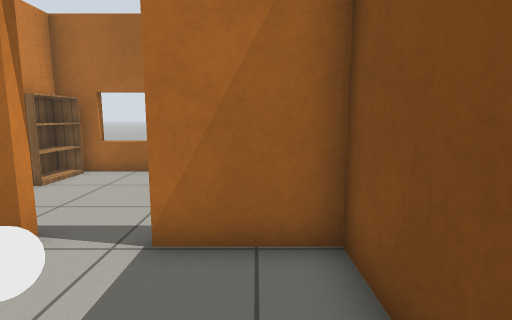
view 1 (above)

16 first-person views from a walk through a world built for the Gazebo simulator. The camera is 0.9 m above the floor, tilts 8° down and sees 80° across. The floor is counted in squares, 0.5 m on a side. Each view is taken from the middle of a square. On the plan, view 1 faces up. The plan holds only what a view shows up to about 16 squares ahead; the rest is blank. Robots are left out. Simple patterns stand in for the simulator's built-in surfaces.

view 2
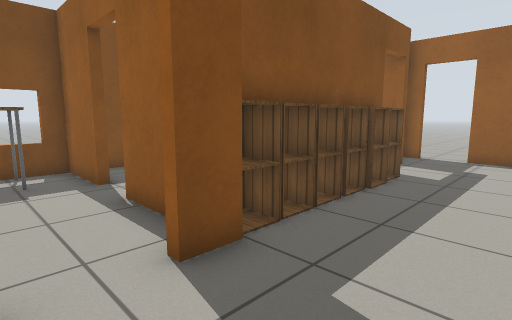

view 3
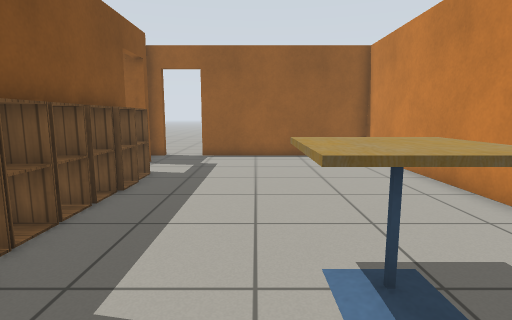

view 4
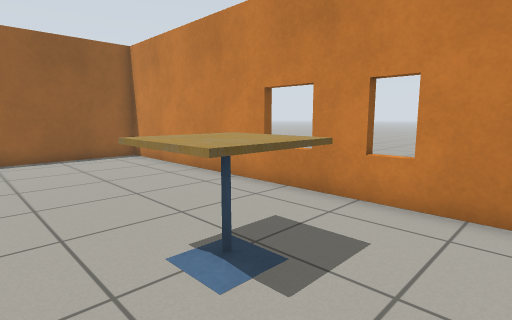

view 5
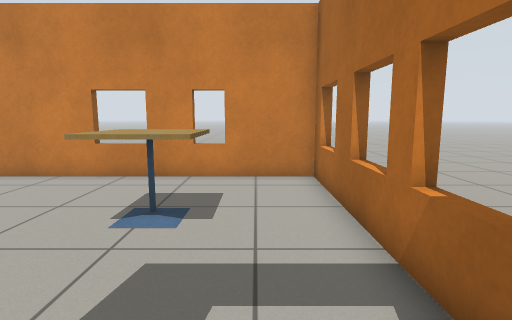

view 6
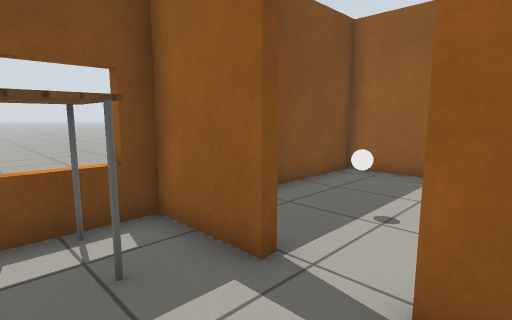

view 7
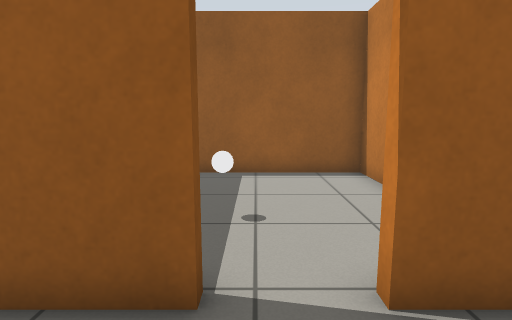

view 8
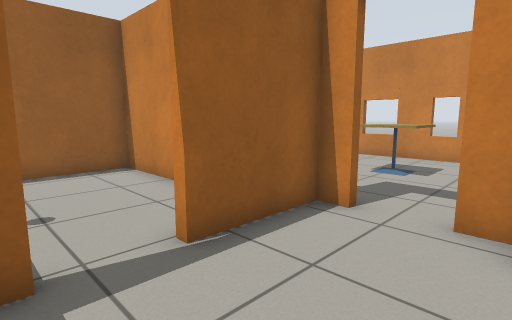

view 9
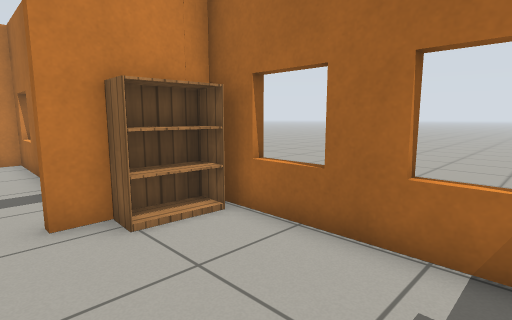

view 10
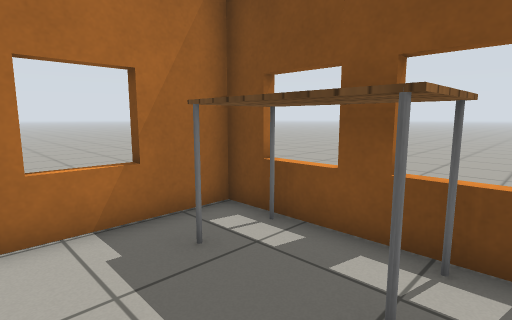

view 11
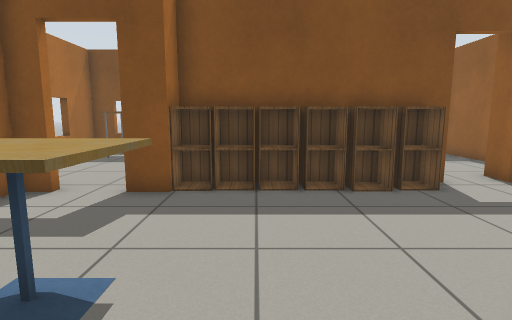

view 12
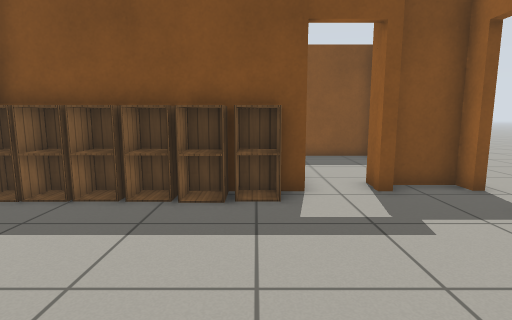

view 13
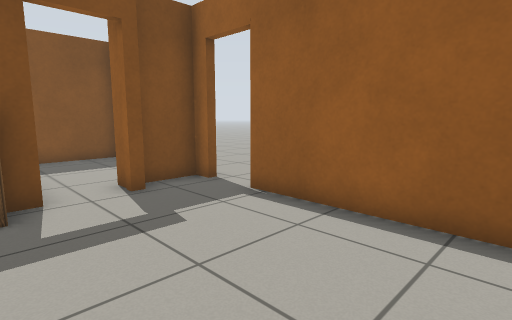

view 14
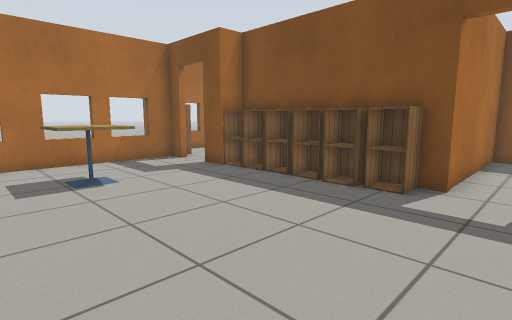

view 15
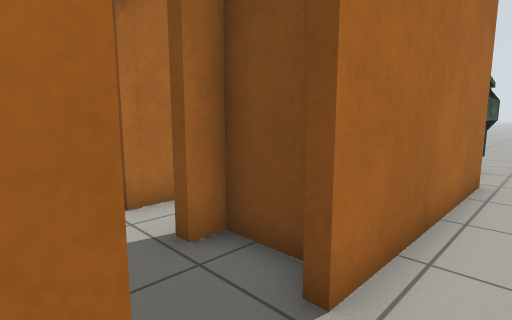

view 16
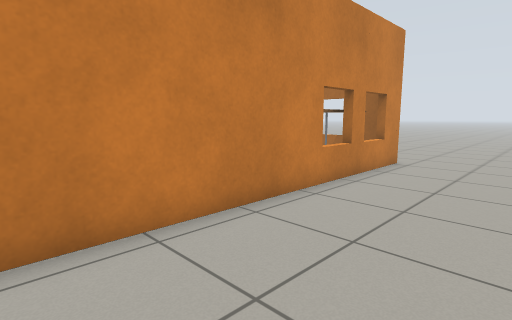

### Floor plan
Ten units are one square. View 1 is at (0, 0); x grows to the right and y downward. Boxes are objects, and circles mark ways between rooms. Rooms are numbered by the first view taken in them; rooms with no view inside come last. Other rooms are left out.
<svg viewBox="-165 -120 230 215">
<path fill="none" stroke="#000" d="M-54 14 -54 28 12 28 12 -41 -15 -41M-57 32 -57 24M-68 -40 -68 -51M-31 -41 -36 -41M-68 -69 -68 -78 -152 -78 -152 73 -74 73M-57 73 -50 73 -50 53 -57 53 -57 50M-15 -44 12 -44 12 -101 -65 -101 -65 -69M-65 -51 -65 -44 -32 -44M-74 76 -80 76M15 -105 15 17M-18 73 12 73 12 32 -57 32"/>
<rect x="-125" y="-55" width="20" height="30" fill="#bbb"><title>cafe table</title></rect>
<rect x="-65" y="15" width="10" height="10" fill="#bbb"><title>cabinet</title></rect>
<rect x="-65" y="5" width="10" height="10" fill="#bbb"><title>cabinet</title></rect>
<rect x="-65" y="-15" width="10" height="20" fill="#bbb"><title>cabinet</title></rect>
<rect x="-65" y="-25" width="10" height="10" fill="#bbb"><title>cabinet</title></rect>
<rect x="-65" y="-35" width="10" height="10" fill="#bbb"><title>cabinet</title></rect>
<rect x="-15" y="-25" width="10" height="10" fill="#bbb"><title>white ball</title></rect>
<rect x="-65" y="-45" width="10" height="10" fill="#bbb"><title>cabinet</title></rect>
<rect x="-65" y="-95" width="10" height="20" fill="#bbb"><title>bookshelf</title></rect>
<rect x="-5" y="-85" width="10" height="30" fill="#bbb"><title>table</title></rect>
<circle cx="-25" cy="-40" r="3" fill="#2a7"/>
<circle cx="-70" cy="-65" r="3" fill="#2a7"/>
<circle cx="-65" cy="75" r="3" fill="#2a7"/>
<circle cx="-57" cy="43" r="3" fill="#2a7"/>
<circle cx="15" cy="-115" r="3" fill="#2a7"/>
<text x="-80" y="0">1</text>
<text x="-30" y="-70">2</text>
<text x="-160" y="-40">3</text>
<text x="40" y="-40">4</text>
<text x="-20" y="50">5</text>
</svg>
Room 1 opens to room 2. Room 1 opens to room 3. Room 1 opens to room 5. Room 3 opens to room 4.

Where each view was taken, in squares from view 1:
view 1: 0 up, 0 right, facing up
view 2: 7 up, 10 left, facing down-right
view 3: 7 up, 10 left, facing down
view 4: 7 up, 9 left, facing down-left
view 5: 6 up, 6 left, facing left
view 6: 7 up, 4 left, facing down-right
view 7: 7 up, 2 left, facing down
view 8: 8 up, 1 left, facing down-left
view 9: 6 up, 1 left, facing up-left
view 10: 5 up, 3 left, facing up-right
view 11: 2 up, 14 left, facing right
view 12: 2 down, 13 left, facing right
view 13: 2 down, 13 left, facing down-right
view 14: 5 down, 14 left, facing up-right
view 15: 9 down, 8 left, facing up-right
view 16: 2 down, 6 right, facing up-left
